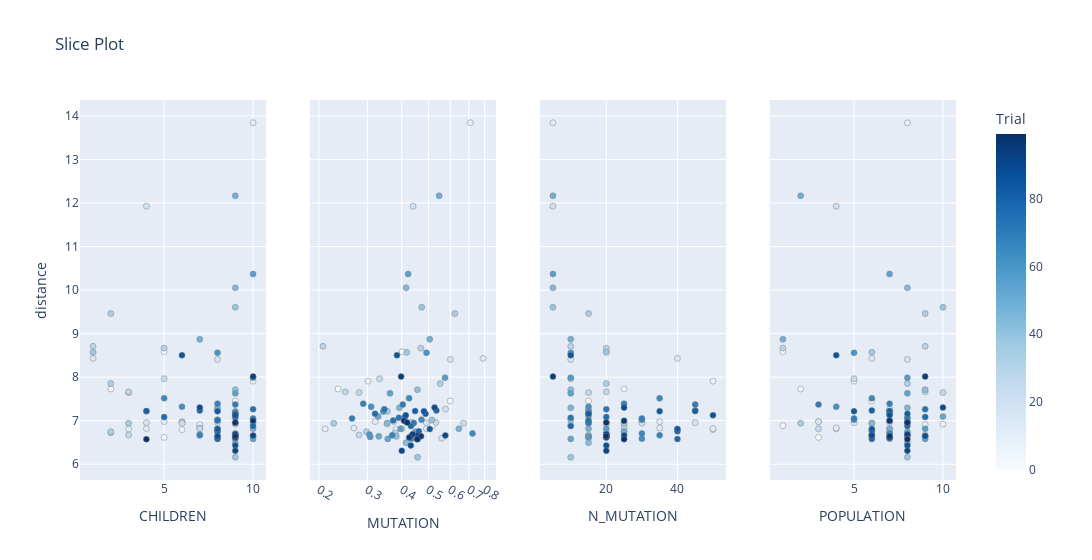

Notebook cell for this chart:
### Code cell
# Plotting scatter plots of every parameter
optuna.visualization.plot_slice(study, params=study.best_params.keys(), target_name="distance")
